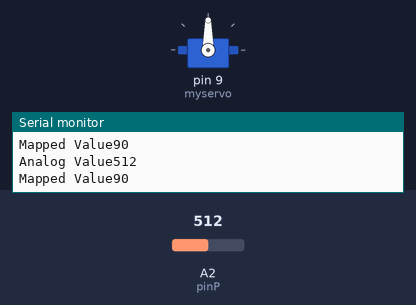
The sketch below on a simulated Arduino Uno, built with avr-gcc and run on an emulated ATmega328P. Shown: servo, the last lines printed to the serial monitor. The inputs (shaded band) are chosen by the test bench; at power-on: A2 (pinP) = 512.

Above: at 1.8 s.
1.9 s: A2 (pinP) set to 716
At 2.3 s:
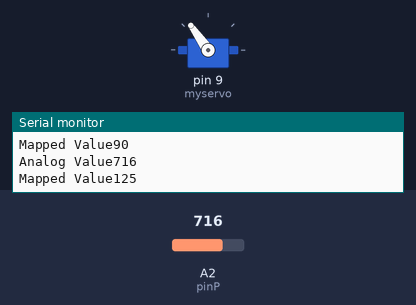
3.5 s: A2 (pinP) set to 900
At 5.1 s:
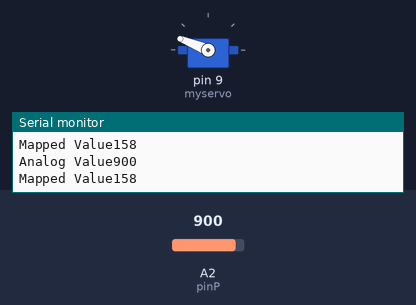
5.5 s: A2 (pinP) set to 1023
At 6.7 s:
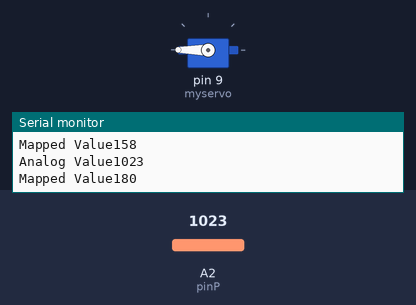
7.5 s: A2 (pinP) set to 306
At 8.3 s:
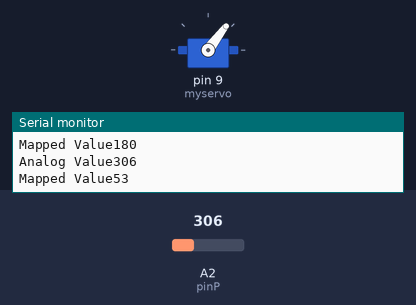
9.5 s: A2 (pinP) set to 122
At 11.0 s:
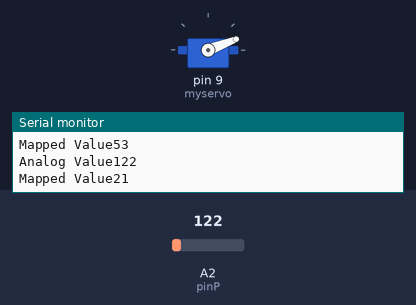
11.5 s: A2 (pinP) set to 0
At 12.6 s:
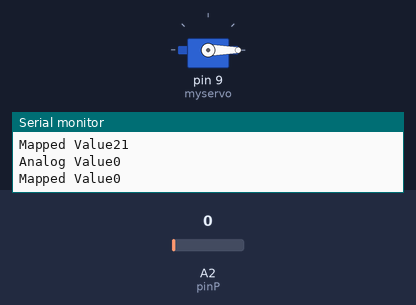
Timing chart, 0 to 14.5 s (numbered marks = the images above; inputs shaded):
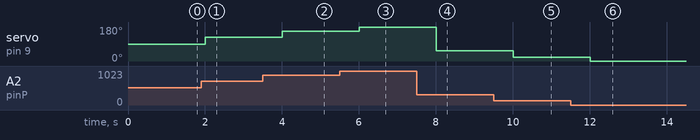

The sketch:

Servo_Motor.ino
```cpp
// C++ code
//
#include <Servo.h>;
Servo myservo;
int pinP=A2;
int val;
void setup()
{
  Serial.begin(9600);
  myservo.attach(9);
  pinMode(pinP,INPUT);
}

void loop()
{
  val=analogRead(pinP);
  Serial.print("Analog Value");
  Serial.print(val);
  Serial.print("\n");
  val=map(val,0,1023,0,180);
  Serial.print("Mapped Value");
  Serial.print(val);
  Serial.print("\n\n");
  myservo.write(val);
  delay(1000);
 }
```

Measured:
- after the input at 1.9 s, servo on pin 9 (myservo): 90° → 125° after 0.10 s
- after the input at 3.5 s, servo on pin 9 (myservo): 125° → 158° after 0.50 s
- after the input at 5.5 s, servo on pin 9 (myservo): 158° → 180° after 0.51 s
- after the input at 7.5 s, servo on pin 9 (myservo): 180° → 53° after 0.51 s
- after the input at 9.5 s, servo on pin 9 (myservo): 53° → 21° after 0.51 s
- after the input at 11.5 s, servo on pin 9 (myservo): 21° → 0° after 0.51 s
